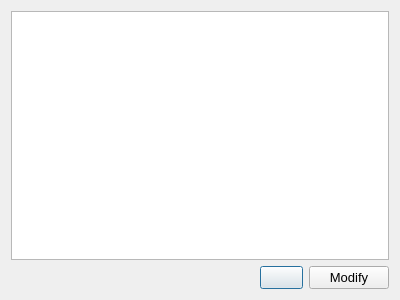
<?xml version="1.0" encoding="UTF-8"?>
<ui version="4.0">
 <class>EditProperty</class>
 <widget class="QDialog" name="EditProperty">
  <property name="geometry">
   <rect>
    <x>0</x>
    <y>0</y>
    <width>400</width>
    <height>300</height>
   </rect>
  </property>
  <property name="windowTitle">
   <string>Edit Property</string>
  </property>
  <layout class="QVBoxLayout" name="verticalLayout">
   <item>
    <widget class="QPlainTextEdit" name="propertyContent">
     <property name="font">
      <font>
       <pointsize>10</pointsize>
      </font>
     </property>
    </widget>
   </item>
   <item>
    <layout class="QHBoxLayout" name="horizontalLayout">
     <item>
      <spacer name="horizontalSpacer">
       <property name="orientation">
        <enum>Qt::Horizontal</enum>
       </property>
       <property name="sizeHint" stdset="0">
        <size>
         <width>40</width>
         <height>20</height>
        </size>
       </property>
      </spacer>
     </item>
     <item>
      <widget class="QPushButton" name="removeAll">
       <property name="font">
        <font>
         <pointsize>10</pointsize>
        </font>
       </property>
       <property name="text">
        <string/>
       </property>
       <property name="icon">
        <iconset resource="images.qrc">
         <normaloff>:/new/prefix1/images/close.png</normaloff>:/new/prefix1/images/close.png</iconset>
       </property>
       <property name="iconSize">
        <size>
         <width>18</width>
         <height>18</height>
        </size>
       </property>
      </widget>
     </item>
     <item>
      <widget class="QPushButton" name="modifyProperty">
       <property name="font">
        <font>
         <pointsize>10</pointsize>
        </font>
       </property>
       <property name="text">
        <string>Modify</string>
       </property>
       <property name="icon">
        <iconset resource="images.qrc">
         <normaloff>:/new/prefix1/images/edit.png</normaloff>:/new/prefix1/images/edit.png</iconset>
       </property>
       <property name="iconSize">
        <size>
         <width>18</width>
         <height>18</height>
        </size>
       </property>
      </widget>
     </item>
    </layout>
   </item>
  </layout>
 </widget>
 <resources>
  <include location="images.qrc"/>
 </resources>
 <connections/>
</ui>
